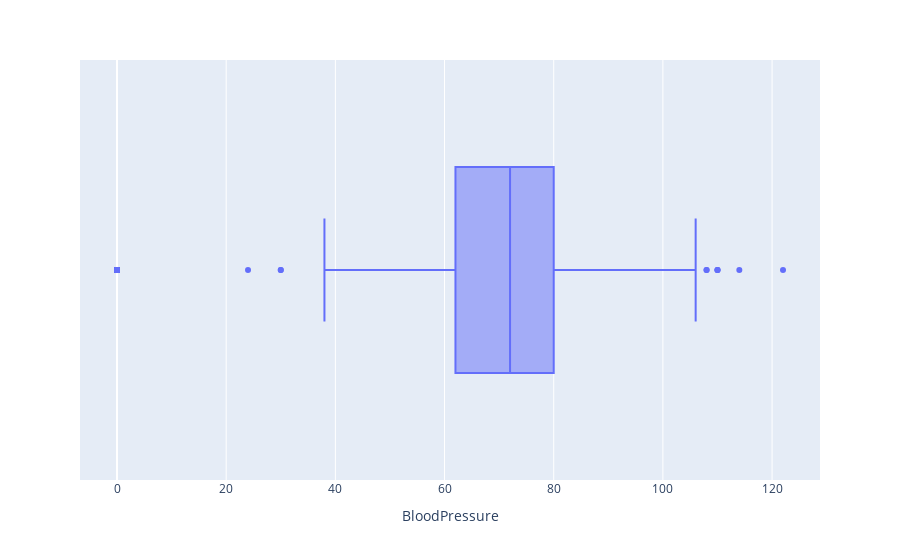

Notebook source saved alongside this figure:
### Code cell
px.box(data_frame=df,x="BloodPressure")

### Figure 1 — Plotly figure (JSON) as saved in the notebook; plotly's stock layout.template omitted (floating-point values rounded to 4 significant figures; data arrays with more than 128 entries replaced by an {"elided": "..."} marker saying what was removed)
{"data": [{"alignmentgroup": "True", "hovertemplate": "BloodPressure=%{x}<extra></extra>", "legendgroup": "", "marker": {"color": "#636efa"}, "name": "", "notched": false, "offsetgroup": "", "orientation": "h", "showlegend": false, "type": "box", "x": {"elided": "758 int values"}, "x0": " ", "xaxis": "x", "y0": " ", "yaxis": "y"}], "layout": {"boxmode": "group", "legend": {"tracegroupgap": 0}, "margin": {"t": 60}, "xaxis": {"anchor": "y", "domain": [0, 1], "title": {"text": "BloodPressure"}}, "yaxis": {"anchor": "x", "domain": [0, 1]}}}
